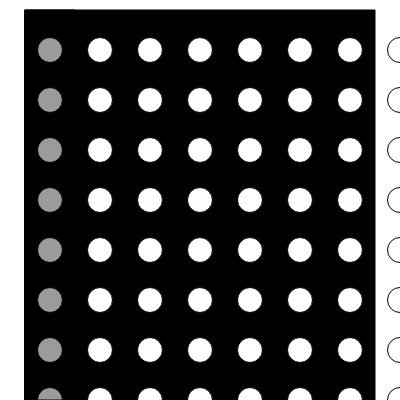
Frame 1 (no input)
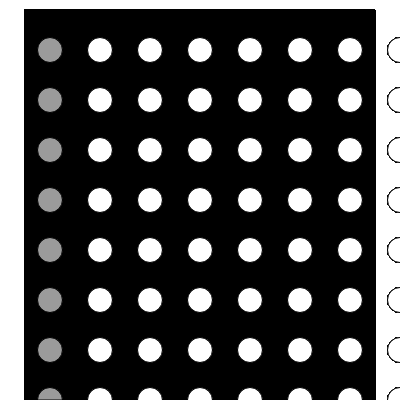
Frame 60 (no input)
Frame 120 (the mouse pressed at the canvas centre since frame 60): identical to frame 60, image omitted

The p5.js sketch that drew these frames (run headless with seeded random() and noise() and a simulated clock; from frame 60 on, the mouse is pressed at the canvas centre):

// p5.js sketch
// ── sketch.js
// Connect Four
// Chuyan Wang
// March 3, 2026
//
// Extra for Experts:
// - describe what you did to take this project "above and beyond"


let turn;
let column = 25;
let board = [];



function setup() {
  createCanvas(400, 400);

  for (let r = 0; r < 8; r++) {
    board[r] = [];
    for (let c = 0; c < 8; c++) {
      board [r] [c] = 0;
    }
  }
}

function draw() {
  playerOne();
  playerTwo();
  drawBackground();
  selectionBox();
}

function drawBackground(){
  fill("black");
  rect(25, 10, 350, 390);

  fill("white")
  for (let r = 0; r < 8; r++){
    for (let c = 0; c < 8; c++){
      circle(c * 50 + 50, r * 50 + 50, 25);
    }
  }
}

function mouseClicked(){
  turn = !turn;

}

function playerOne(){
  if (turn === true){
    fill("red");
  }
}

function playerTwo(){
  if (turn === false){
    fill("yellow");
  }
}

function selectionBox(){
  fill(0, 100);
  rect(column, 10, 50, 390);
}

function keyPressed(){
  if (keyCode === RIGHT_ARROW){
    fill(0, 100);
    rect(column, 10, 50, 390);
    if (column < 300){
      column = column + 50;
    }
  }
  
  if (keyCode === LEFT_ARROW){
    fill(0, 100);
    rect(column, 10, 50, 390);
    if (column > 50){
      column = column - 50;
    }
  } 
}
